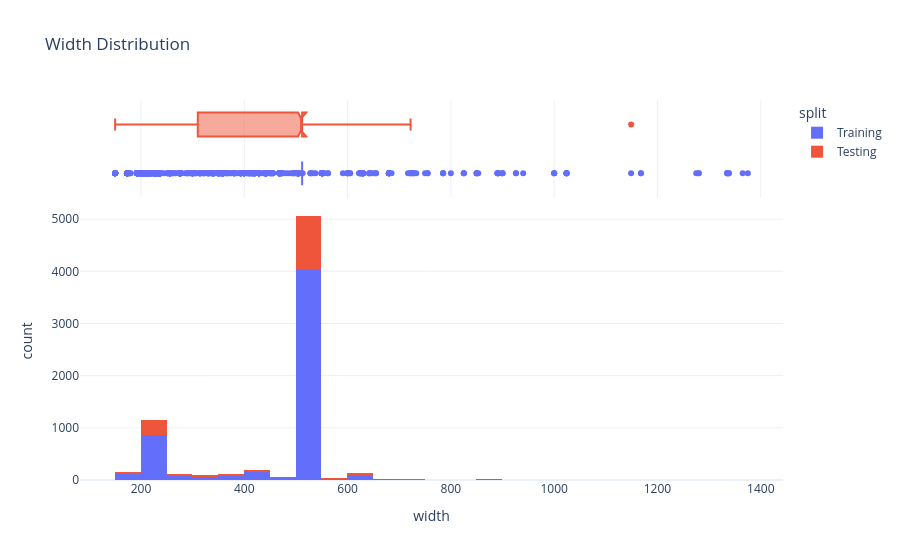
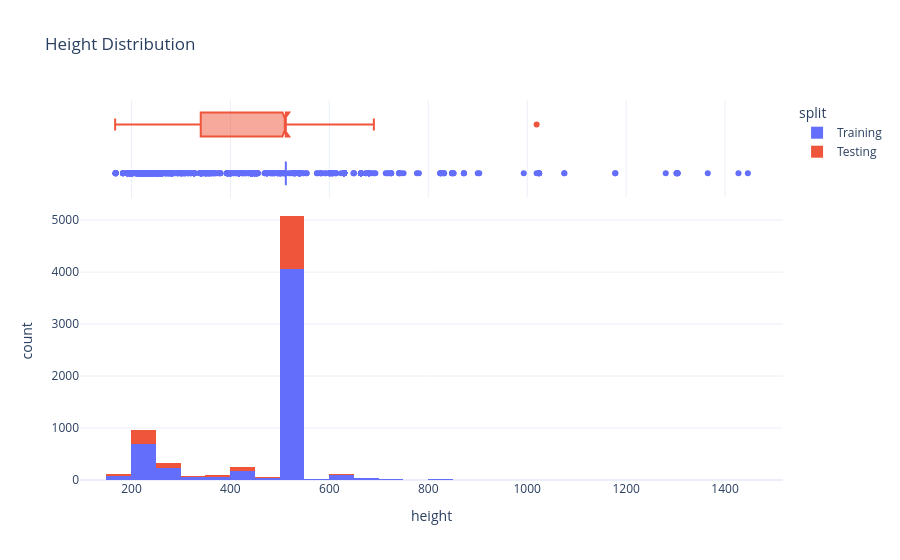
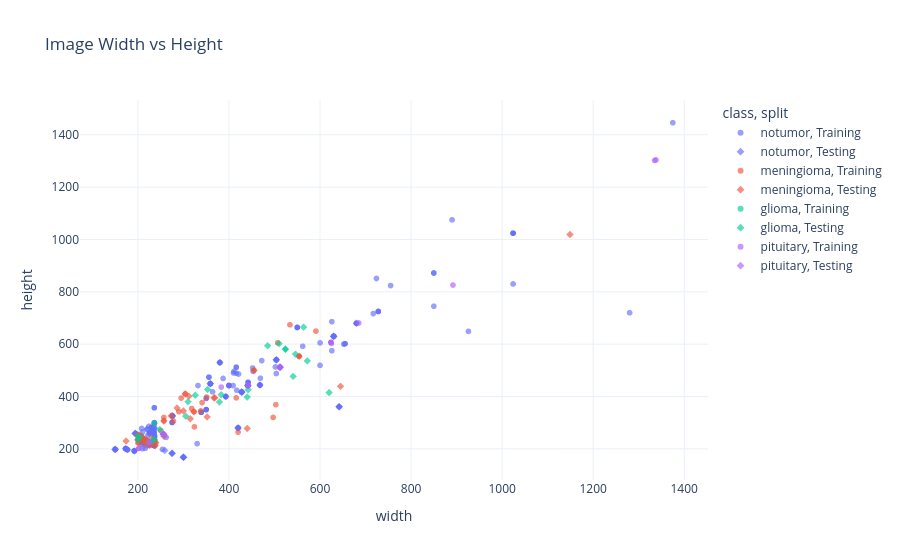
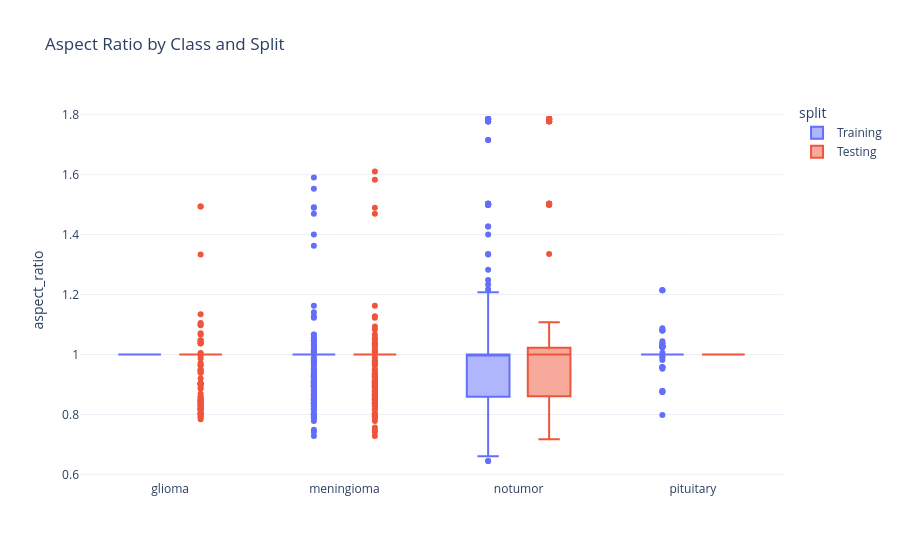

The notebook cell these images were saved under, in order:
### Markdown cell above
## 6 Image Resolution Analysis

Resolution heterogeneity determines how aggressive resizing must be and whether resizing could distort anatomy. The analysis uses width, height, aspect ratio, scatter plots, and boxplots to identify common image sizes and outliers.

### Code cell
def analyze_resolutions(frame: pd.DataFrame) -> pd.DataFrame:
    """Plot image dimension distributions and return common resolutions."""
    valid = frame[frame["readable"]].copy()
    common_res = valid["resolution"].value_counts().head(10).rename_axis("resolution").reset_index(name="count")

    fig = px.histogram(valid, x="width", color="split", nbins=50, marginal="box", title="Width Distribution")
    fig.update_layout(template="plotly_white")
    fig.show()

    fig = px.histogram(valid, x="height", color="split", nbins=50, marginal="box", title="Height Distribution")
    fig.update_layout(template="plotly_white")
    fig.show()

    fig = px.scatter(
        valid.sample(min(len(valid), 2500), random_state=SEED),
        x="width",
        y="height",
        color="class",
        symbol="split",
        opacity=0.65,
        title="Image Width vs Height",
        hover_data=["filename", "resolution"],
    )
    fig.update_layout(template="plotly_white")
    fig.show()

    fig = px.box(valid, x="class", y="aspect_ratio", color="split", title="Aspect Ratio by Class and Split")
    fig.update_layout(template="plotly_white", xaxis_title=None)
    fig.show()

    print(f"Minimum resolution: {valid.loc[(valid.width * valid.height).idxmin(), 'resolution']}")
    print(f"Maximum resolution: {valid.loc[(valid.width * valid.height).idxmax(), 'resolution']}")
    print(f"Median resolution: {int(valid.width.median())}x{int(valid.height.median())}")
    print(f"Most common resolution: {common_res.iloc[0]['resolution']} ({common_res.iloc[0]['count']} images)")
    return common_res


common_resolutions = analyze_resolutions(df)
display(common_resolutions)

### Figure 1 — Plotly figure (JSON) as saved in the notebook; plotly's stock layout.template omitted (floating-point values rounded to 4 significant figures; data arrays with more than 128 entries replaced by an {"elided": "..."} marker saying what was removed)
{"data": [{"bingroup": "x", "hovertemplate": "split=Training<br>width=%{x}<br>count=%{y}<extra></extra>", "legendgroup": "Training", "marker": {"color": "#636efa", "pattern": {"shape": ""}}, "name": "Training", "nbinsx": 50, "orientation": "v", "showlegend": true, "type": "histogram", "x": {"elided": "5600 int values"}, "xaxis": "x", "yaxis": "y"}, {"hovertemplate": "split=Training<br>width=%{x}<extra></extra>", "legendgroup": "Training", "marker": {"color": "#636efa"}, "name": "Training", "notched": true, "showlegend": false, "type": "box", "x": {"elided": "5600 int values"}, "xaxis": "x2", "yaxis": "y2"}, {"bingroup": "x", "hovertemplate": "split=Testing<br>width=%{x}<br>count=%{y}<extra></extra>", "legendgroup": "Testing", "marker": {"color": "#EF553B", "pattern": {"shape": ""}}, "name": "Testing", "nbinsx": 50, "orientation": "v", "showlegend": true, "type": "histogram", "x": {"elided": "1600 int values"}, "xaxis": "x", "yaxis": "y"}, {"hovertemplate": "split=Testing<br>width=%{x}<extra></extra>", "legendgroup": "Testing", "marker": {"color": "#EF553B"}, "name": "Testing", "notched": true, "showlegend": false, "type": "box", "x": {"elided": "1600 int values"}, "xaxis": "x2", "yaxis": "y2"}], "layout": {"barmode": "relative", "legend": {"title": {"text": "split"}, "tracegroupgap": 0}, "title": {"text": "Width Distribution"}, "xaxis": {"anchor": "y", "domain": [0, 1], "title": {"text": "width"}}, "xaxis2": {"anchor": "y2", "domain": [0, 1], "matches": "x", "showgrid": true, "showticklabels": false}, "yaxis": {"anchor": "x", "domain": [0, 0.7326], "title": {"text": "count"}}, "yaxis2": {"anchor": "x2", "domain": [0.7426, 1], "matches": "y2", "showgrid": false, "showline": false, "showticklabels": false, "ticks": ""}}}

### Figure 2 — Plotly figure (JSON) as saved in the notebook; plotly's stock layout.template omitted (floating-point values rounded to 4 significant figures; data arrays with more than 128 entries replaced by an {"elided": "..."} marker saying what was removed)
{"data": [{"bingroup": "x", "hovertemplate": "split=Training<br>height=%{x}<br>count=%{y}<extra></extra>", "legendgroup": "Training", "marker": {"color": "#636efa", "pattern": {"shape": ""}}, "name": "Training", "nbinsx": 50, "orientation": "v", "showlegend": true, "type": "histogram", "x": {"elided": "5600 int values"}, "xaxis": "x", "yaxis": "y"}, {"hovertemplate": "split=Training<br>height=%{x}<extra></extra>", "legendgroup": "Training", "marker": {"color": "#636efa"}, "name": "Training", "notched": true, "showlegend": false, "type": "box", "x": {"elided": "5600 int values"}, "xaxis": "x2", "yaxis": "y2"}, {"bingroup": "x", "hovertemplate": "split=Testing<br>height=%{x}<br>count=%{y}<extra></extra>", "legendgroup": "Testing", "marker": {"color": "#EF553B", "pattern": {"shape": ""}}, "name": "Testing", "nbinsx": 50, "orientation": "v", "showlegend": true, "type": "histogram", "x": {"elided": "1600 int values"}, "xaxis": "x", "yaxis": "y"}, {"hovertemplate": "split=Testing<br>height=%{x}<extra></extra>", "legendgroup": "Testing", "marker": {"color": "#EF553B"}, "name": "Testing", "notched": true, "showlegend": false, "type": "box", "x": {"elided": "1600 int values"}, "xaxis": "x2", "yaxis": "y2"}], "layout": {"barmode": "relative", "legend": {"title": {"text": "split"}, "tracegroupgap": 0}, "title": {"text": "Height Distribution"}, "xaxis": {"anchor": "y", "domain": [0, 1], "title": {"text": "height"}}, "xaxis2": {"anchor": "y2", "domain": [0, 1], "matches": "x", "showgrid": true, "showticklabels": false}, "yaxis": {"anchor": "x", "domain": [0, 0.7326], "title": {"text": "count"}}, "yaxis2": {"anchor": "x2", "domain": [0.7426, 1], "matches": "y2", "showgrid": false, "showline": false, "showticklabels": false, "ticks": ""}}}

### Figure 3 — Plotly figure (JSON) as saved in the notebook; plotly's stock layout.template omitted (floating-point values rounded to 4 significant figures; data arrays with more than 128 entries replaced by an {"elided": "..."} marker saying what was removed)
{"data": [{"customdata": {"elided": "469x2 str values"}, "hovertemplate": "class=notumor<br>split=Training<br>width=%{x}<br>height=%{y}<br>filename=%{customdata[0]}<br>resolution=%{customdata[1]}<extra></extra>", "legendgroup": "notumor, Training", "marker": {"color": "#636efa", "opacity": 0.65, "symbol": "circle"}, "mode": "markers", "name": "notumor, Training", "showlegend": true, "type": "scattergl", "x": {"elided": "469 int values"}, "xaxis": "x", "y": {"elided": "469 int values"}, "yaxis": "y"}, {"customdata": {"elided": "137x2 str values"}, "hovertemplate": "class=notumor<br>split=Testing<br>width=%{x}<br>height=%{y}<br>filename=%{customdata[0]}<br>resolution=%{customdata[1]}<extra></extra>", "legendgroup": "notumor, Testing", "marker": {"color": "#636efa", "opacity": 0.65, "symbol": "diamond"}, "mode": "markers", "name": "notumor, Testing", "showlegend": true, "type": "scattergl", "x": {"elided": "137 int values"}, "xaxis": "x", "y": {"elided": "137 int values"}, "yaxis": "y"}, {"customdata": {"elided": "489x2 str values"}, "hovertemplate": "class=meningioma<br>split=Training<br>width=%{x}<br>height=%{y}<br>filename=%{customdata[0]}<br>resolution=%{customdata[1]}<extra></extra>", "legendgroup": "meningioma, Training", "marker": {"color": "#EF553B", "opacity": 0.65, "symbol": "circle"}, "mode": "markers", "name": "meningioma, Training", "showlegend": true, "type": "scattergl", "x": {"elided": "489 int values"}, "xaxis": "x", "y": {"elided": "489 int values"}, "yaxis": "y"}, {"customdata": {"elided": "156x2 str values"}, "hovertemplate": "class=meningioma<br>split=Testing<br>width=%{x}<br>height=%{y}<br>filename=%{customdata[0]}<br>resolution=%{customdata[1]}<extra></extra>", "legendgroup": "meningioma, Testing", "marker": {"color": "#EF553B", "opacity": 0.65, "symbol": "diamond"}, "mode": "markers", "name": "meningioma, Testing", "showlegend": true, "type": "scattergl", "x": {"elided": "156 int values"}, "xaxis": "x", "y": {"elided": "156 int values"}, "yaxis": "y"}, {"customdata": {"elided": "500x2 str values"}, "hovertemplate": "class=glioma<br>split=Training<br>width=%{x}<br>height=%{y}<br>filename=%{customdata[0]}<br>resolution=%{customdata[1]}<extra></extra>", "legendgroup": "glioma, Training", "marker": {"color": "#00cc96", "opacity": 0.65, "symbol": "circle"}, "mode": "markers", "name": "glioma, Training", "showlegend": true, "type": "scattergl", "x": {"elided": "500 int values"}, "xaxis": "x", "y": {"elided": "500 int values"}, "yaxis": "y"}, {"customdata": {"elided": "129x2 str values"}, "hovertemplate": "class=glioma<br>split=Testing<br>width=%{x}<br>height=%{y}<br>filename=%{customdata[0]}<br>resolution=%{customdata[1]}<extra></extra>", "legendgroup": "glioma, Testing", "marker": {"color": "#00cc96", "opacity": 0.65, "symbol": "diamond"}, "mode": "markers", "name": "glioma, Testing", "showlegend": true, "type": "scattergl", "x": {"elided": "129 int values"}, "xaxis": "x", "y": {"elided": "129 int values"}, "yaxis": "y"}, {"customdata": {"elided": "483x2 str values"}, "hovertemplate": "class=pituitary<br>split=Training<br>width=%{x}<br>height=%{y}<br>filename=%{customdata[0]}<br>resolution=%{customdata[1]}<extra></extra>", "legendgroup": "pituitary, Training", "marker": {"color": "#ab63fa", "opacity": 0.65, "symbol": "circle"}, "mode": "markers", "name": "pituitary, Training", "showlegend": true, "type": "scattergl", "x": {"elided": "483 int values"}, "xaxis": "x", "y": {"elided": "483 int values"}, "yaxis": "y"}, {"customdata": {"elided": "137x2 str values"}, "hovertemplate": "class=pituitary<br>split=Testing<br>width=%{x}<br>height=%{y}<br>filename=%{customdata[0]}<br>resolution=%{customdata[1]}<extra></extra>", "legendgroup": "pituitary, Testing", "marker": {"color": "#ab63fa", "opacity": 0.65, "symbol": "diamond"}, "mode": "markers", "name": "pituitary, Testing", "showlegend": true, "type": "scattergl", "x": {"elided": "137 int values"}, "xaxis": "x", "y": {"elided": "137 int values"}, "yaxis": "y"}], "layout": {"legend": {"title": {"text": "class, split"}, "tracegroupgap": 0}, "title": {"text": "Image Width vs Height"}, "xaxis": {"anchor": "y", "domain": [0, 1], "title": {"text": "width"}}, "yaxis": {"anchor": "x", "domain": [0, 1], "title": {"text": "height"}}}}

### Figure 4 — Plotly figure (JSON) as saved in the notebook; plotly's stock layout.template omitted (floating-point values rounded to 4 significant figures; data arrays with more than 128 entries replaced by an {"elided": "..."} marker saying what was removed)
{"data": [{"alignmentgroup": "True", "hovertemplate": "split=Training<br>class=%{x}<br>aspect_ratio=%{y}<extra></extra>", "legendgroup": "Training", "marker": {"color": "#636efa"}, "name": "Training", "notched": false, "offsetgroup": "Training", "orientation": "v", "showlegend": true, "type": "box", "x": {"elided": "5600 str values"}, "x0": " ", "xaxis": "x", "y": {"elided": "5600 float values"}, "y0": " ", "yaxis": "y"}, {"alignmentgroup": "True", "hovertemplate": "split=Testing<br>class=%{x}<br>aspect_ratio=%{y}<extra></extra>", "legendgroup": "Testing", "marker": {"color": "#EF553B"}, "name": "Testing", "notched": false, "offsetgroup": "Testing", "orientation": "v", "showlegend": true, "type": "box", "x": {"elided": "1600 str values"}, "x0": " ", "xaxis": "x", "y": {"elided": "1600 float values"}, "y0": " ", "yaxis": "y"}], "layout": {"boxmode": "group", "legend": {"title": {"text": "split"}, "tracegroupgap": 0}, "title": {"text": "Aspect Ratio by Class and Split"}, "xaxis": {"anchor": "y", "domain": [0, 1], "title": {}}, "yaxis": {"anchor": "x", "domain": [0, 1], "title": {"text": "aspect_ratio"}}}}
